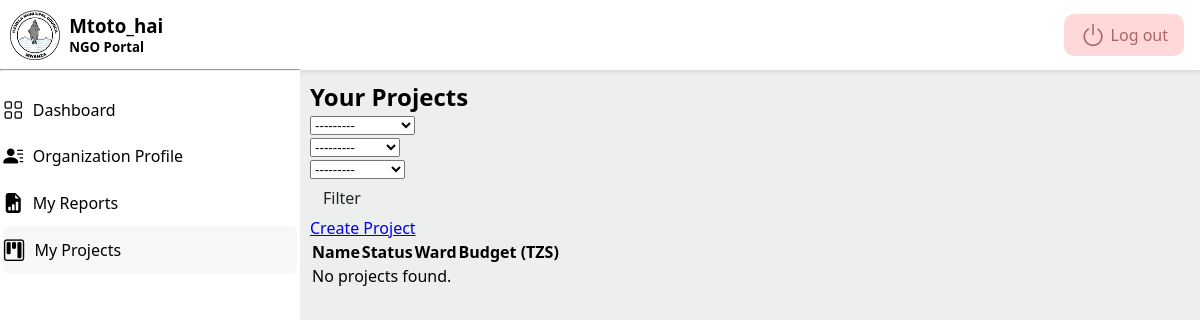
Before: /list/ (signed in) with the older database file.
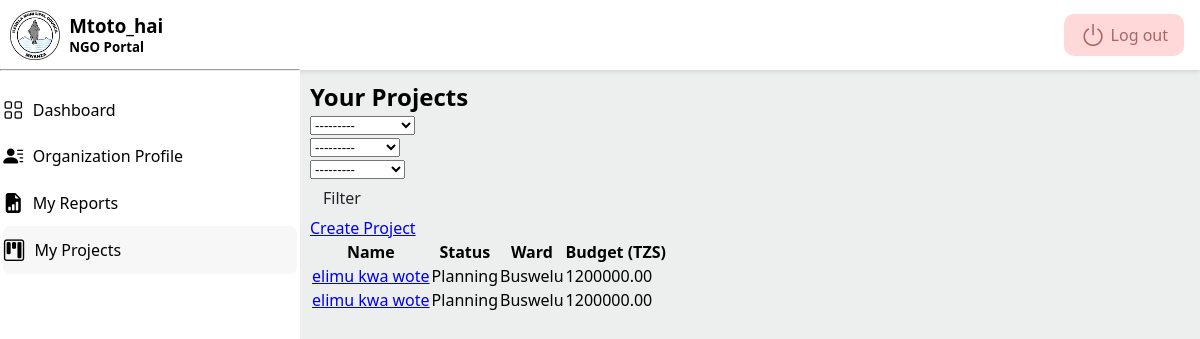
After: the same page with the newer database file.
### project/models.py (models this page shows, shortened)
class Project(models.Model):
	class Status(models.TextChoices):
		PLANNING = 'PLAN', _('Planning')
		ONGOING = 'ONGO', _('Ongoing')
		COMPLETED = 'COMP', _('Completed')
		SUSPENDED = 'SUSP', _('Suspended')
	class FundingType(models.TextChoices):
		GRANT = 'GRANT', _('Grant')  # Fixed typo (GRANT → GRANT)
		DONATION = 'DON', _('Donation')
		SELF_FUNDED = 'SELF', _('Self-Funded')
		PARTNERSHIP = 'PART', _('Partnership')
	class WardChoices(models.TextChoices):
		NYAKATO = 'NYAKATO', _('Nyakato')
		BUSWELU = 'BUSWELU', _('Buswelu')
		ILEMELA = 'ILEMELA', _('Ilemela')
		PASIANSI = 'PASIANSI', _('Pasiansi')
		BUGOBWA = 'BUGOBWA', _('Bugogwa')  # Fixed typo (Bugogwa → BUGOBWA)
		SANGABUYE = 'SANGABUYE', _('Sangabuye')
		MECCO = 'MECCO', _('MECCO')
		BUZURUGA = 'BUZURUGA', _('Buzuruga')
		NYASAKA = 'NYASAKA', _('Nyasaka')
		KAHAMA = 'KAHAMA', _('Kahama')
		KISEKE = 'KISEKE', _('Kiseke')
		KAYENZE = 'KAYENZE', _('Kayenze')
		SHIBULA = 'SHIBULA', _('Shibula')
		KAWEEKAMO = 'KAWEEKAMO', _('Kawekamo')
		KITANGIRI = 'KITANGIRI', _('Kitangiri')
		KIRUMBA = 'KIRUMBA', _('Kirumba')
		NYAMANORO = 'NYAMANORO', _('Nyamanoro')
		IBUNGILO = 'IBUNGILO', _('Ibungilo')
		NYAMHONGOLO = 'NYAMHONGOLO', _('Nyamhongolo')
	name = models.CharField(_("Project Name"), max_length=255)
	description = models.TextField(_("Project Description"))
	organization = models.ForeignKey(
		settings.AUTH_USER_MODEL,
		related_name='projects',
		on_delete=models.CASCADE
	)
	start_date = models.DateField(_("Start Date"))
	end_date = models.DateField(_("End Date"), blank=True, null=True)
	status = models.CharField(
		_("Project Status"),
		max_length=4,
		choices=Status.choices,
		default=Status.PLANNING
	)
	funding_type = models.CharField(
		_("Funding Type"),
		max_length=5,
		choices=FundingType.choices,
		default=FundingType.GRANT
	)
	budget = models.DecimalField(
		_("Project Budget (TZS)"),
		max_digits=14,
		decimal_places=2,
		blank=True,
		null=True
	)
	men = models.IntegerField(_("Men Beneficiaries"), default=0)
	women = models.IntegerField(_("Women Beneficiaries"), default=0)
	youth = models.IntegerField(_("Youth Beneficiaries"), default=0)
	district = models.CharField(
		_("District"),
		max_length=20,
		default="Ilemela",
		editable=False  # Prevents editing in admin/forms
	)
	ward = models.CharField(
		_("Ward"),
		max_length=20,
		choices=WardChoices.choices
	)
	street = models.CharField(_("Street"), max_length=100)
	created_at = models.DateTimeField(auto_now_add=True)
	updated_at = models.DateTimeField(auto_now=True)
	class Meta:
		verbose_name = _("Project")
		verbose_name_plural = _("Projects")
		ordering = ['-created_at']
		indexes = [
			models.Index(fields=['status']),
			models.Index(fields=['organization']),
		]

### project/views.py (the view)
# urls.py: path('list/', views.project_list, name='project_list'),
@login_required
def project_list(request):
	if request.user.is_staff:
		projects = Project.objects.all()
	else:
		projects = Project.objects.filter(organization=request.user)
	project_filter = ProjectFilter(
		request.GET,
		queryset=projects,
		user=request.user  # Pass user to filter to handle organization field
	)
	return render(request, 'project/list.html', {
		'filter': project_filter,
		'is_admin': request.user.is_staff,
		'section':'project',
	})

### project/templates/project/list.html (shortened to what this page needs)
{% extends "user_account/base.html" %}
{% load i18n %}
{% block content %}
<div class="container mt-4">
  <h2>
    {% if is_admin %}
      {% trans "All Projects" %}
    {% else %}
      {% trans "Your Projects" %}
    {% endif %}
  </h2>
  <form method="get" class="mb-4">
    {% if is_admin %}
      <div class="row">
        <div class="col-md-3">{{ filter.form.organization }}</div>
        <div class="col-md-3">{{ filter.form.ward }}</div>
        <div class="col-md-3">{{ filter.form.status }}</div>
        <div class="col-md-3">{{ filter.form.funding_type }}</div>
      </div>
    {% else %}
      <div class="row">
        <div class="col-md-4">{{ filter.form.ward }}</div>
        <div class="col-md-4">{{ filter.form.status }}</div>
        <div class="col-md-4">{{ filter.form.funding_type }}</div>
      </div>
    {% endif %}
    <button type="submit" class="btn btn-secondary">{% trans "Filter" %}</button>
  </form>
	<a href="{% url 'project:project_create' %}">Create Project</a>
  <table class="table">
    <thead>
      <tr>
        <th>{% trans "Name" %}</th>
        <th>{% trans "Status" %}</th>
        <th>{% trans "Ward" %}</th>
        <th>{% trans "Budget (TZS)" %}</th>
      </tr>
    </thead>
    <tbody>
      {% for project in filter.qs %}
        <tr>
          <td><a href="{% url 'project:project_details' pk=project.pk %}">{{ project.name }}</a></td>
          <td>{{ project.get_status_display }}</td>
          <td>{{ project.get_ward_display }}</td>
          <td>{{ project.budget|default:"-" }}</td>
        </tr>
      {% empty %}
        <tr><td colspan="5">{% trans "No projects found." %}</td></tr>
      {% endfor %}
    </tbody>
  </table>
</div>
{% endblock %}

### user_account/templates/user_account/base.html (shortened to what this page needs)
{% load static %}
<!DOCTYPE html>
<html lang="en">
<head>
  <link rel="stylesheet" href="{% static 'style/style.css' %}">
  <link rel="stylesheet" href="https://cdnjs.cloudflare.com/ajax/libs/bootstrap-icons/1.11.1/font/bootstrap-icons.min.css">
</head>
<body>
  {% if user.is_authenticated %}
  <header>
    <a href="{% url 'user_account:logout' %}" class="logout">
      <i class="bi bi-power"></i>
      <p>Log out</p>
    </a>
  </header>
  <main>
    <aside>
      <div class="sidenav">
        <div class="profile">
          <div class="prof-img">
            <img src="{% static 'images/ILEMELA 1.png' %}" alt="profile-img">
          </div>
          <div>
            <h3>{{ request.user.username }}</h3>
            {% if user.is_staff %}
            <h5>Admin(Municipal) Portal</h5>
            {% else %}
            <h5>NGO Portal</h5>
            {% endif %}
          </div>
        </div>
      </div>
      <hr>
      <ul class="sidenav-links">
        <li {% if section == 'dashboard' %} class="active-link" {% endif %}>
          <a href="{% url 'user_account:dashboard' %}" class="sidenav-link">
            <i class="bi bi-grid"></i>
            <p>Dashboard</p>
          </a>
        </li>
        {% if user.is_staff %}
        <li {% if section == 'organization' %} class="active-link" {% endif %}>
          <a href="{% url 'organization:organization_list' %}"  class="sidenav-link">
            <i class="bi bi-globe"></i>
            <p>Organizations List</p>
          </a>
        </li>
        {% else %}
        <li {% if section == 'organization' %} class="active-link" {% endif %}>
          <a href="{% url 'organization:organization_detail' id=request.user.organizationprofile.id %}"  class="sidenav-link">
            <i class="bi bi-person-lines-fill"></i>
            <p>Organization Profile</p>
          </a>
        </li>
        {% endif %}
        {% if user.is_staff %}
        <li {% if section == 'report' %} class="active-link" {% endif %}>
          <a href="{% url 'report:report_list' %}"  class="sidenav-link">
            <i class="bi bi-file-earmark-arrow-up-fill"></i>
            <p>Reports</p>
          </a>
        </li>
        {% else %}
        <li {% if section == 'report' %} class="active-link" {% endif %}>
          <a href="{% url 'report:report_list' %}" class="sidenav-link">
            <i class="bi bi-file-earmark-bar-graph-fill"></i>
            <p>My Reports</p>
          </a>
        </li>
        {% endif %}
        {% if user.is_staff %}
        <li {% if section == 'project' %} class="active-link" {% endif %}>
          <a href="{% url 'project:project_list' %}" class="sidenav-link">
            <i class="bi bi-kanban"></i>
            <p>Projects</p>
          </a>
        </li>
        {% else %}
        <li {% if section == 'project' %} class="active-link" {% endif %}>
          <a href="{% url 'project:project_list' %}" class="sidenav-link">
            <i class="bi bi-kanban"></i>
            <p>My Projects</p>
          </a>
        </li>
        {% endif %}
      </ul>
    </aside>
    <section class="main-content">
      {% block content %} {% endblock %}
    </section>
  </main>
  {% endif %}
</body>
</html>

### user_account/static/style/root.css (style rules this page uses)
ul li { list-style: none; }
:root { --primary-font: 'Segoe UI', sans-serif; --gray: #ecefed; --white: white; --black: black; --bs-blue: #0d6efd; --bs-indigo: #6610f2; --bs-purple: #6f42c1; --bs-pink: #d63384; --bs-red: #dc3545; --bs-orange: #fd7e14; --bs-yellow: #ffc107; --bs-green: #198754; --bs-teal: #20c997; --bs-cyan: #0dcaf0; --radius: .625rem; --shadow1: 0 2px 4px rgba(0, 0, 0, 0.1); }
body { background-color: var(--gray); font-family: var(--primary-font); }
img { display: block; width: 100%; }

### user_account/static/style/components.css (style rules this page uses)
.btn { display: inline-block; font-weight: 400; line-height: 1.5; color: #212529; text-align: center; text-decoration: none; vertical-align: middle; cursor: pointer; -webkit-user-select: none; -moz-user-select: none; user-select: none; background-color: transparent; border: 1px solid transparent; padding: 0.375rem 0.75rem; font-size: 1rem; border-radius: 0.25rem; font-family: var(--primary-font); }

### user_account/templates/user_account/base.html (style rules this page uses)
header { position: fixed; top: 0; left: 0; right: 0; display: flex; align-items: center; justify-content: space-between; padding: .3rem 1rem; background-color: var(--white); box-shadow: var(--shadow1); }
header .logout { display: flex; align-items: center; gap: .3rem; background-color: rgba(255, 0, 0, 0.15); color: rgba(102, 0, 0, 0.541); padding: .2rem 1rem; border-radius: var(--radius); margin: .6rem 0; text-decoration: none; }
header .logout i { display: block; font-size: 1.6rem; }
aside { position: fixed; top: 0; left: 0; background-color: var(--white); width: 300px; min-height: 100%; }
aside .profile { display: flex; align-items: center; margin: .6rem; gap: .6rem; }
aside .profile .prof-img { width: 50px; height: 50px; overflow: hidden; object-fit: contain; }
aside .sidenav-links { margin: 1rem .2rem; }
aside .sidenav-link { text-decoration: none; display: flex; align-items: center; gap: .6rem; color: black; padding: .6rem 0; }
aside .sidenav-link i { font-size: 1.25rem; }
aside .active-link { font-weight: 500; background-color: #ecefed79; border-radius: .45rem; }
aside .active-link i { font-size: 1.35rem; }
.main-content { margin: 5rem .6rem 0 310px; }

Changed rows visible on the page:
added Project: name "elimu kwa wote", status "Planning", ward "Buswelu", budget "1200000.00"
added Project: name "elimu kwa wote", status "Planning", ward "Buswelu", budget "1200000.00"
Other visible differences:
text no longer shown: "No projects found."
